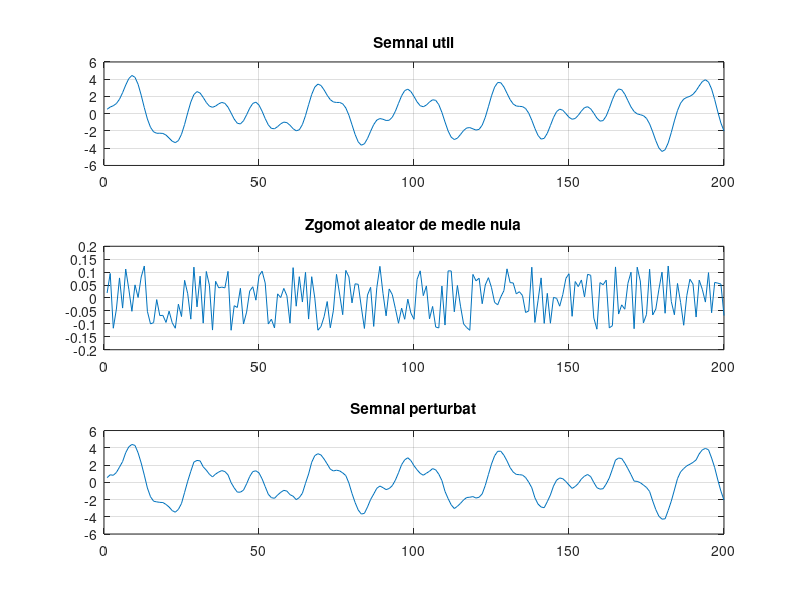
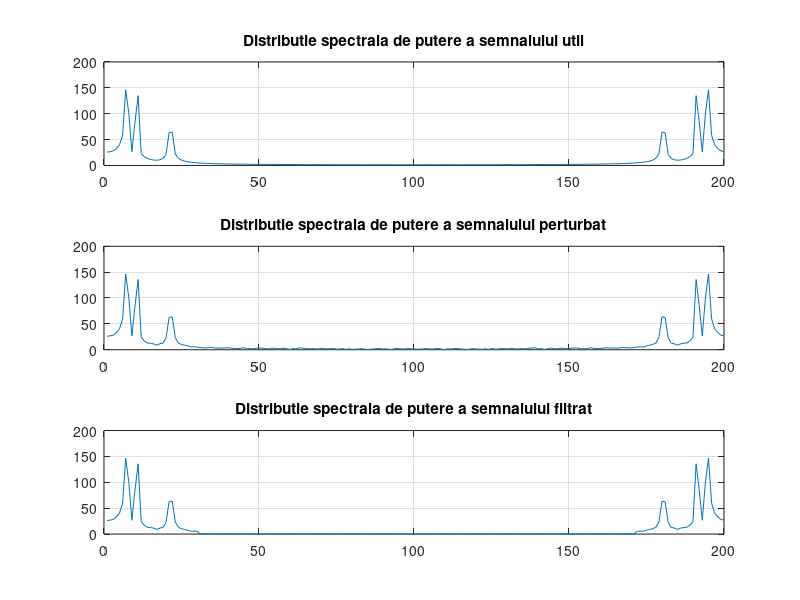
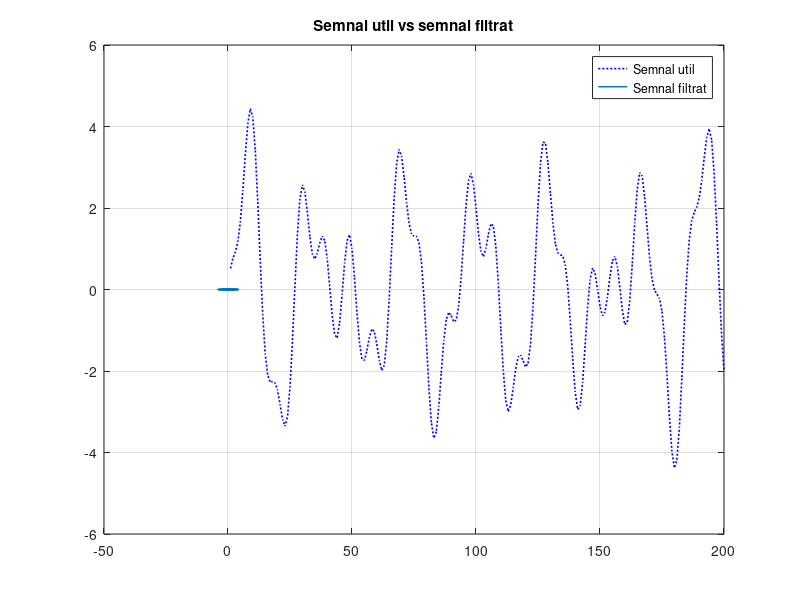

Recreate these plots in MATLAB, in order.
%Semnal dat:
t=1:200;
q=2*sin(t*13*pi/200)-cos(t*20*pi/200)+sin(t*17*pi/200)+cos(t*41*pi/200);
figure
subplot(3,1,1)
plot(t,q); 
title('Semnal util'); 
grid on

%zgomot aleator de medie nula 
p=rand(1,200)*0.25-0.125;
subplot(3,1,2)
plot(p)
title('Zgomot aleator de medie nula')
grid on

%semnal perturbat
fp=q+p;
subplot(3,1,3)
plot(t,fp)
title('Semnal perturbat')
grid on

%Aflarea distributiei spectrale de putere
%trasformata fourier rapida
TFR_fp=fft(fp);
TFR_q=fft(q);

%vectorul distributie
DSP_fp=abs(TFR_fp);
DSP_q=abs(TFR_q);
figure
subplot(3,1,1)
plot(DSP_q)
grid on
title("Distributie spectrala de putere a semnalului util");

subplot(3,1,2)
plot(DSP_fp)
grid on
title("Distributie spectrala de putere a semnalului perturbat");

%construirea unui nou semnal filtrat
g=zeros(1,length(TFR_fp));
coeff=5;
for k=1:200
    if DSP_fp(k) > coeff
        g(k)=TFR_fp(k);
    else
        g(k)=0;
    end
end

%reprezentarea distributiei spectrale
subplot(3,1,3)
plot(abs(g)) 
grid on
title("Distributie spectrala de putere a semnalului filtrat")

%construirea semnalului filtrat prin inversa TFR
sf=ifft(g);
figure
plot(q,':b','LineWidth',1.2)
hold on
plot(sf,'LineWidth',1.05)
grid on
title("Semnal util vs semnal filtrat")
legend("Semnal util","Semnal filtrat")

%corelatia dintre semnalul util si cel filtrat
cor=xcorr(q,sf,0,'coeff')

